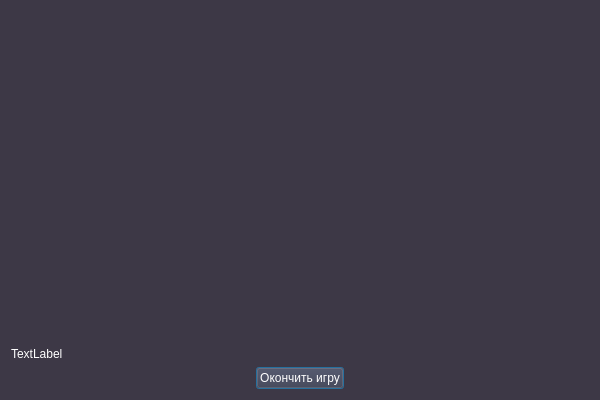
<?xml version="1.0" encoding="UTF-8"?>
<ui version="4.0">
 <class>FinalWindow</class>
 <widget class="QDialog" name="FinalWindow">
  <property name="geometry">
   <rect>
    <x>0</x>
    <y>0</y>
    <width>600</width>
    <height>400</height>
   </rect>
  </property>
  <property name="palette">
   <palette>
    <active>
     <colorrole role="WindowText">
      <brush brushstyle="SolidPattern">
       <color alpha="255">
        <red>255</red>
        <green>255</green>
        <blue>255</blue>
       </color>
      </brush>
     </colorrole>
     <colorrole role="Button">
      <brush brushstyle="SolidPattern">
       <color alpha="255">
        <red>61</red>
        <green>56</green>
        <blue>70</blue>
       </color>
      </brush>
     </colorrole>
     <colorrole role="Light">
      <brush brushstyle="SolidPattern">
       <color alpha="255">
        <red>92</red>
        <green>84</green>
        <blue>105</blue>
       </color>
      </brush>
     </colorrole>
     <colorrole role="Midlight">
      <brush brushstyle="SolidPattern">
       <color alpha="255">
        <red>76</red>
        <green>70</green>
        <blue>87</blue>
       </color>
      </brush>
     </colorrole>
     <colorrole role="Dark">
      <brush brushstyle="SolidPattern">
       <color alpha="255">
        <red>31</red>
        <green>28</green>
        <blue>35</blue>
       </color>
      </brush>
     </colorrole>
     <colorrole role="Mid">
      <brush brushstyle="SolidPattern">
       <color alpha="255">
        <red>41</red>
        <green>37</green>
        <blue>47</blue>
       </color>
      </brush>
     </colorrole>
     <colorrole role="Text">
      <brush brushstyle="SolidPattern">
       <color alpha="255">
        <red>255</red>
        <green>255</green>
        <blue>255</blue>
       </color>
      </brush>
     </colorrole>
     <colorrole role="BrightText">
      <brush brushstyle="SolidPattern">
       <color alpha="255">
        <red>255</red>
        <green>255</green>
        <blue>255</blue>
       </color>
      </brush>
     </colorrole>
     <colorrole role="ButtonText">
      <brush brushstyle="SolidPattern">
       <color alpha="255">
        <red>255</red>
        <green>255</green>
        <blue>255</blue>
       </color>
      </brush>
     </colorrole>
     <colorrole role="Base">
      <brush brushstyle="SolidPattern">
       <color alpha="255">
        <red>0</red>
        <green>0</green>
        <blue>0</blue>
       </color>
      </brush>
     </colorrole>
     <colorrole role="Window">
      <brush brushstyle="SolidPattern">
       <color alpha="255">
        <red>61</red>
        <green>56</green>
        <blue>70</blue>
       </color>
      </brush>
     </colorrole>
     <colorrole role="Shadow">
      <brush brushstyle="SolidPattern">
       <color alpha="255">
        <red>0</red>
        <green>0</green>
        <blue>0</blue>
       </color>
      </brush>
     </colorrole>
     <colorrole role="AlternateBase">
      <brush brushstyle="SolidPattern">
       <color alpha="255">
        <red>30</red>
        <green>28</green>
        <blue>35</blue>
       </color>
      </brush>
     </colorrole>
     <colorrole role="ToolTipBase">
      <brush brushstyle="SolidPattern">
       <color alpha="255">
        <red>255</red>
        <green>255</green>
        <blue>220</blue>
       </color>
      </brush>
     </colorrole>
     <colorrole role="ToolTipText">
      <brush brushstyle="SolidPattern">
       <color alpha="255">
        <red>0</red>
        <green>0</green>
        <blue>0</blue>
       </color>
      </brush>
     </colorrole>
     <colorrole role="PlaceholderText">
      <brush brushstyle="SolidPattern">
       <color alpha="127">
        <red>255</red>
        <green>255</green>
        <blue>255</blue>
       </color>
      </brush>
     </colorrole>
     <colorrole role="Accent">
      <brush brushstyle="SolidPattern">
       <color alpha="255">
        <red>0</red>
        <green>0</green>
        <blue>0</blue>
       </color>
      </brush>
     </colorrole>
    </active>
    <inactive>
     <colorrole role="WindowText">
      <brush brushstyle="SolidPattern">
       <color alpha="255">
        <red>255</red>
        <green>255</green>
        <blue>255</blue>
       </color>
      </brush>
     </colorrole>
     <colorrole role="Button">
      <brush brushstyle="SolidPattern">
       <color alpha="255">
        <red>61</red>
        <green>56</green>
        <blue>70</blue>
       </color>
      </brush>
     </colorrole>
     <colorrole role="Light">
      <brush brushstyle="SolidPattern">
       <color alpha="255">
        <red>92</red>
        <green>84</green>
        <blue>105</blue>
       </color>
      </brush>
     </colorrole>
     <colorrole role="Midlight">
      <brush brushstyle="SolidPattern">
       <color alpha="255">
        <red>76</red>
        <green>70</green>
        <blue>87</blue>
       </color>
      </brush>
     </colorrole>
     <colorrole role="Dark">
      <brush brushstyle="SolidPattern">
       <color alpha="255">
        <red>31</red>
        <green>28</green>
        <blue>35</blue>
       </color>
      </brush>
     </colorrole>
     <colorrole role="Mid">
      <brush brushstyle="SolidPattern">
       <color alpha="255">
        <red>41</red>
        <green>37</green>
        <blue>47</blue>
       </color>
      </brush>
     </colorrole>
     <colorrole role="Text">
      <brush brushstyle="SolidPattern">
       <color alpha="255">
        <red>255</red>
        <green>255</green>
        <blue>255</blue>
       </color>
      </brush>
     </colorrole>
     <colorrole role="BrightText">
      <brush brushstyle="SolidPattern">
       <color alpha="255">
        <red>255</red>
        <green>255</green>
        <blue>255</blue>
       </color>
      </brush>
     </colorrole>
     <colorrole role="ButtonText">
      <brush brushstyle="SolidPattern">
       <color alpha="255">
        <red>255</red>
        <green>255</green>
        <blue>255</blue>
       </color>
      </brush>
     </colorrole>
     <colorrole role="Base">
      <brush brushstyle="SolidPattern">
       <color alpha="255">
        <red>0</red>
        <green>0</green>
        <blue>0</blue>
       </color>
      </brush>
     </colorrole>
     <colorrole role="Window">
      <brush brushstyle="SolidPattern">
       <color alpha="255">
        <red>61</red>
        <green>56</green>
        <blue>70</blue>
       </color>
      </brush>
     </colorrole>
     <colorrole role="Shadow">
      <brush brushstyle="SolidPattern">
       <color alpha="255">
        <red>0</red>
        <green>0</green>
        <blue>0</blue>
       </color>
      </brush>
     </colorrole>
     <colorrole role="AlternateBase">
      <brush brushstyle="SolidPattern">
       <color alpha="255">
        <red>30</red>
        <green>28</green>
        <blue>35</blue>
       </color>
      </brush>
     </colorrole>
     <colorrole role="ToolTipBase">
      <brush brushstyle="SolidPattern">
       <color alpha="255">
        <red>255</red>
        <green>255</green>
        <blue>220</blue>
       </color>
      </brush>
     </colorrole>
     <colorrole role="ToolTipText">
      <brush brushstyle="SolidPattern">
       <color alpha="255">
        <red>0</red>
        <green>0</green>
        <blue>0</blue>
       </color>
      </brush>
     </colorrole>
     <colorrole role="PlaceholderText">
      <brush brushstyle="SolidPattern">
       <color alpha="127">
        <red>255</red>
        <green>255</green>
        <blue>255</blue>
       </color>
      </brush>
     </colorrole>
     <colorrole role="Accent">
      <brush brushstyle="SolidPattern">
       <color alpha="255">
        <red>0</red>
        <green>0</green>
        <blue>0</blue>
       </color>
      </brush>
     </colorrole>
    </inactive>
    <disabled>
     <colorrole role="WindowText">
      <brush brushstyle="SolidPattern">
       <color alpha="255">
        <red>31</red>
        <green>28</green>
        <blue>35</blue>
       </color>
      </brush>
     </colorrole>
     <colorrole role="Button">
      <brush brushstyle="SolidPattern">
       <color alpha="255">
        <red>61</red>
        <green>56</green>
        <blue>70</blue>
       </color>
      </brush>
     </colorrole>
     <colorrole role="Light">
      <brush brushstyle="SolidPattern">
       <color alpha="255">
        <red>92</red>
        <green>84</green>
        <blue>105</blue>
       </color>
      </brush>
     </colorrole>
     <colorrole role="Midlight">
      <brush brushstyle="SolidPattern">
       <color alpha="255">
        <red>76</red>
        <green>70</green>
        <blue>87</blue>
       </color>
      </brush>
     </colorrole>
     <colorrole role="Dark">
      <brush brushstyle="SolidPattern">
       <color alpha="255">
        <red>31</red>
        <green>28</green>
        <blue>35</blue>
       </color>
      </brush>
     </colorrole>
     <colorrole role="Mid">
      <brush brushstyle="SolidPattern">
       <color alpha="255">
        <red>41</red>
        <green>37</green>
        <blue>47</blue>
       </color>
      </brush>
     </colorrole>
     <colorrole role="Text">
      <brush brushstyle="SolidPattern">
       <color alpha="255">
        <red>31</red>
        <green>28</green>
        <blue>35</blue>
       </color>
      </brush>
     </colorrole>
     <colorrole role="BrightText">
      <brush brushstyle="SolidPattern">
       <color alpha="255">
        <red>255</red>
        <green>255</green>
        <blue>255</blue>
       </color>
      </brush>
     </colorrole>
     <colorrole role="ButtonText">
      <brush brushstyle="SolidPattern">
       <color alpha="255">
        <red>31</red>
        <green>28</green>
        <blue>35</blue>
       </color>
      </brush>
     </colorrole>
     <colorrole role="Base">
      <brush brushstyle="SolidPattern">
       <color alpha="255">
        <red>61</red>
        <green>56</green>
        <blue>70</blue>
       </color>
      </brush>
     </colorrole>
     <colorrole role="Window">
      <brush brushstyle="SolidPattern">
       <color alpha="255">
        <red>61</red>
        <green>56</green>
        <blue>70</blue>
       </color>
      </brush>
     </colorrole>
     <colorrole role="Shadow">
      <brush brushstyle="SolidPattern">
       <color alpha="255">
        <red>0</red>
        <green>0</green>
        <blue>0</blue>
       </color>
      </brush>
     </colorrole>
     <colorrole role="AlternateBase">
      <brush brushstyle="SolidPattern">
       <color alpha="255">
        <red>61</red>
        <green>56</green>
        <blue>70</blue>
       </color>
      </brush>
     </colorrole>
     <colorrole role="ToolTipBase">
      <brush brushstyle="SolidPattern">
       <color alpha="255">
        <red>255</red>
        <green>255</green>
        <blue>220</blue>
       </color>
      </brush>
     </colorrole>
     <colorrole role="ToolTipText">
      <brush brushstyle="SolidPattern">
       <color alpha="255">
        <red>0</red>
        <green>0</green>
        <blue>0</blue>
       </color>
      </brush>
     </colorrole>
     <colorrole role="PlaceholderText">
      <brush brushstyle="SolidPattern">
       <color alpha="127">
        <red>31</red>
        <green>28</green>
        <blue>35</blue>
       </color>
      </brush>
     </colorrole>
     <colorrole role="Accent">
      <brush brushstyle="SolidPattern">
       <color alpha="255">
        <red>43</red>
        <green>39</green>
        <blue>49</blue>
       </color>
      </brush>
     </colorrole>
    </disabled>
   </palette>
  </property>
  <property name="windowTitle">
   <string>Dialog</string>
  </property>
  <layout class="QGridLayout" name="gridLayout">
   <item row="3" column="1">
    <widget class="QPushButton" name="endbutton">
     <property name="text">
      <string>Окончить игру</string>
     </property>
    </widget>
   </item>
   <item row="3" column="2">
    <spacer name="horizontalSpacer_2">
     <property name="orientation">
      <enum>Qt::Orientation::Horizontal</enum>
     </property>
     <property name="sizeHint" stdset="0">
      <size>
       <width>40</width>
       <height>20</height>
      </size>
     </property>
    </spacer>
   </item>
   <item row="3" column="0">
    <spacer name="horizontalSpacer">
     <property name="orientation">
      <enum>Qt::Orientation::Horizontal</enum>
     </property>
     <property name="sizeHint" stdset="0">
      <size>
       <width>40</width>
       <height>20</height>
      </size>
     </property>
    </spacer>
   </item>
   <item row="1" column="0" colspan="3">
    <widget class="QLabel" name="text">
     <property name="sizePolicy">
      <sizepolicy hsizetype="Minimum" vsizetype="Minimum">
       <horstretch>0</horstretch>
       <verstretch>0</verstretch>
      </sizepolicy>
     </property>
     <property name="text">
      <string>TextLabel</string>
     </property>
    </widget>
   </item>
   <item row="0" column="0" colspan="3">
    <widget class="QLabel" name="background">
     <property name="sizePolicy">
      <sizepolicy hsizetype="Expanding" vsizetype="Expanding">
       <horstretch>0</horstretch>
       <verstretch>0</verstretch>
      </sizepolicy>
     </property>
     <property name="text">
      <string/>
     </property>
    </widget>
   </item>
  </layout>
 </widget>
 <resources/>
 <connections/>
</ui>
